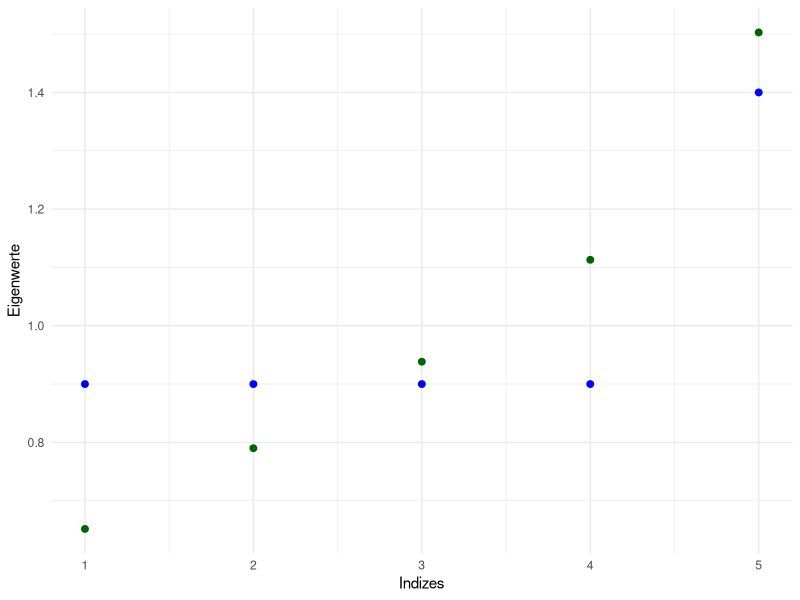
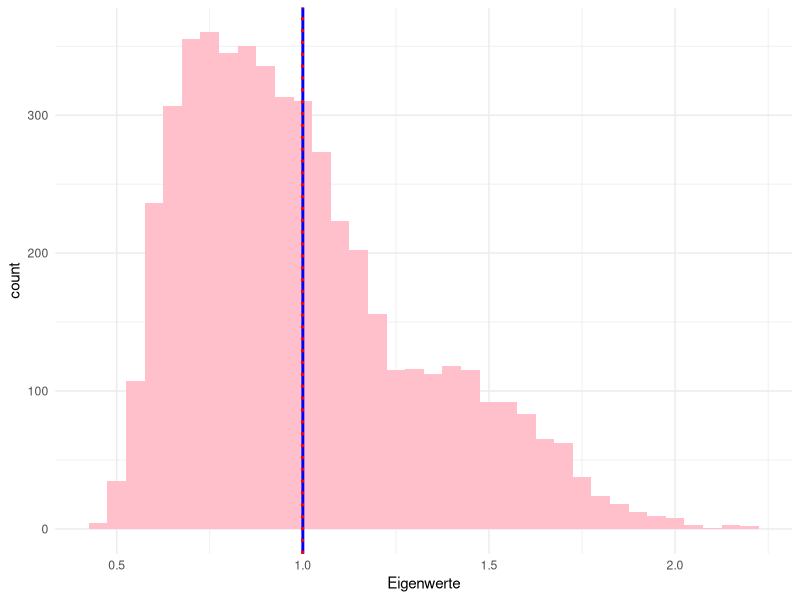
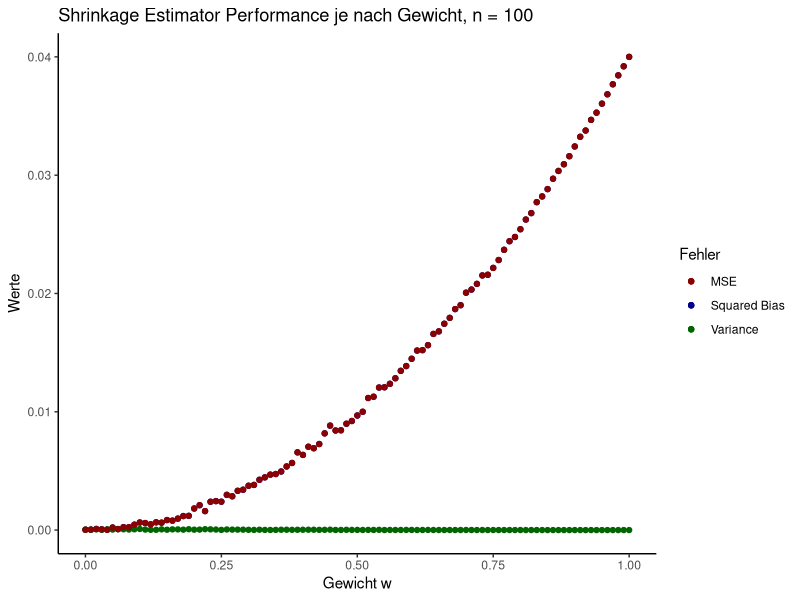
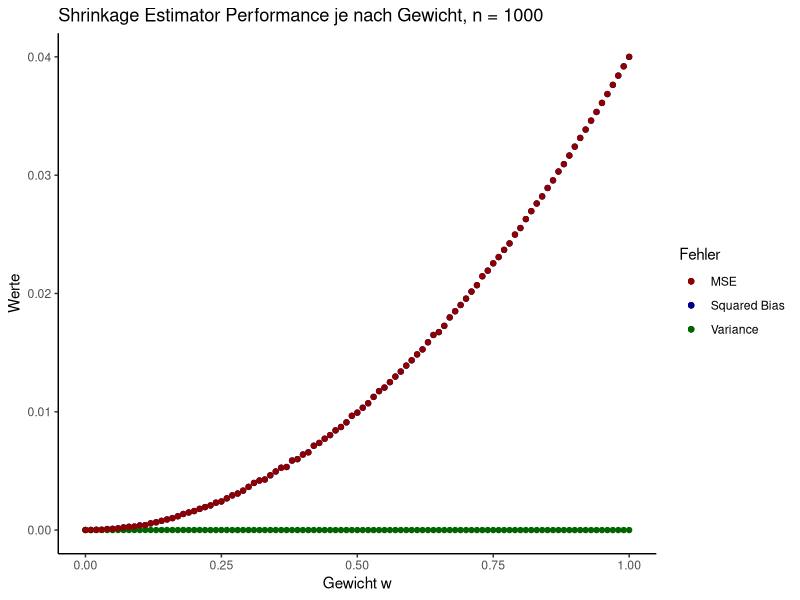

Recreate these plots in R, in order.
library(tidyverse)
library(MASS)

# Vorbereitung

n <- 100
Sigma <- matrix(c( 1 , rep (.1 ,4) , .1 , 1 , rep ( .1 , 3 ) , .1 , .1 , 1 , .1 , .1 , rep(.1 ,3) ,1 ,.1 , rep (.1 ,4) ,1) ,5 ,5)
mu <- c(rep(0,5))
#View(Sigma)
?mvrnorm

X <- mvrnorm(n, mu, Sigma)
# X in R^{n \times p}
#View(X)

## Aufgabe a)

M <- 1000
true_eigenvalues <- sort(eigen(Sigma)$values)
# , symmetric=TRUE, only.values=TRUE vll noch benutzen
print(true_eigenvalues)

storage_ev <- matrix(0, nrow = M, ncol = 5)
for (i in (1:M)){
  X <- mvrnorm(n, mu, Sigma)
  S <- (1/n) * t(X) %*% X
  storage_ev[i,] <- sort(eigen(S)$values)
  # sort in welche richtung?
}
calc_ev <- sort((1/M) * colSums(storage_ev))
calc_ev

?sort
indizes <- c(1,2,3,4,5)

ggplot() +
  geom_point(aes(x=indizes, y = true_eigenvalues), size = 2, color = "blue") +
  geom_point(aes(x=indizes, y = calc_ev), size = 2, color = "darkgreen") +
  labs(x = "Indizes", y = "Eigenwerte", titel = "Wahre & Berechnete Eigenwerte") +
  theme_minimal()

calc_ev_df <- data.frame(Eigenwerte = c(storage_ev))

ggplot(calc_ev_df, aes(x=Eigenwerte)) +
  geom_histogram(fill="pink", binwidth = 0.05) +
  geom_vline(xintercept = mean(true_eigenvalues), color = "blue", linetype = "solid", linewidth = 1) +
  geom_vline(xintercept = mean(c(calc_ev)), color = "red", linetype = "dotted", linewidth = 1) +
  theme_minimal()
# legen und überschrift fehlt usw.

# vllt auch sum in histogram packen

# Aufgabe b)


w <- 0:100/100
gamma <- (1/5) * sum(diag(Sigma))
p <- 5

fehler_berechnen <- function(M, n, w){
  storage <- array(0, dim = c(1000, 5, 5))
  I <- diag(1, nrow = 5, ncol = 5)
  for (i in (1:M)){
    X <- mvrnorm(n, mu, Sigma)
    S <- (1/n) * t(X) %*% X
    shrinkage <- w * gamma * I + (1-w) * S
    storage[i,,] <- shrinkage
  }
  mean_shrinkage <- apply(storage, c(2,3), mean)
  # hier nochmal frobenius norm prüfen
  squared_bias <- (1/p)*(norm(mean_shrinkage - Sigma, type="F"))^2
  variance <- (1/p)*norm(mean_shrinkage - (w * gamma * I + (1-w) * Sigma), type = "F")^2
  mse <- (1/p)*norm(mean_shrinkage - Sigma, type = "F")^2
  return(c(squared_bias, variance, mse))
}

ergebnisse <- data.frame(matrix(nrow = 101, ncol = 4))
colnames(ergebnisse) <- c('w', 'SquaredBias', 'Variance', 'MSE')
ergebnisse$w <- w


for (i in (1:101)){
  ergebnisse[i,2:4] <- fehler_berechnen(M, n=100, w[i])
  print(i)
}
View(ergebnisse)

# hier stimmt was gar nicht

ggplot() + 
  geom_point(aes(x=ergebnisse$w, y = ergebnisse$SquaredBias, color = "Squared Bias"), show.legend = TRUE) + 
  geom_point(aes(x=ergebnisse$w, y = ergebnisse$Variance, color = "Variance"), show.legend = TRUE) + 
  geom_point(aes(x=ergebnisse$w, y = ergebnisse$MSE, color = "MSE"), show.legend = TRUE) + 
  labs(x = "Gewicht w", y = "Werte", title = "Shrinkage Estimator Performance je nach Gewicht, n = 100") +
  scale_color_manual(
    values = c("Squared Bias" = "darkblue", "Variance" = "darkgreen", "MSE" = "darkred"),
    name = "Fehler"
  ) + 
  #ylim(0, 0.0005) +
  theme_classic()


# empirical optimal w ? kleinster mse?
index <- which.min(ergebnisse$MSE)
w_optimal <- ergebnisse$w[index]
w_optimal

# jetzt mit n = 1000

ergebnisse_mod <- data.frame(matrix(nrow = 101, ncol = 4))
colnames(ergebnisse_mod) <- c('w', 'SquaredBias', 'Variance', 'MSE')
ergebnisse_mod$w <- w

for (i in (1:101)){
  ergebnisse_mod[i,2:4] <- fehler_berechnen(M, n=1000, w[i])
  print(i)
}

ggplot() + 
  geom_point(aes(x=ergebnisse_mod$w, y = ergebnisse_mod$SquaredBias, color = "Squared Bias"), show.legend = TRUE) + 
  geom_point(aes(x=ergebnisse_mod$w, y = ergebnisse_mod$Variance, color = "Variance"), show.legend = TRUE) + 
  geom_point(aes(x=ergebnisse_mod$w, y = ergebnisse_mod$MSE, color = "MSE"), show.legend = TRUE) + 
  labs(x = "Gewicht w", y = "Werte", title = "Shrinkage Estimator Performance je nach Gewicht, n = 1000") +
  scale_color_manual(
    values = c("Squared Bias" = "darkblue", "Variance" = "darkgreen", "MSE" = "darkred"),
    name = "Fehler"
  ) + 
  theme_classic()

index <- which.min(ergebnisse_mod$MSE)
w_optimal_mod <- ergebnisse$w[index]
w_optimal_mod

# optimales gewicht 0 ist bissi wild, passt der Erwartungswert?
